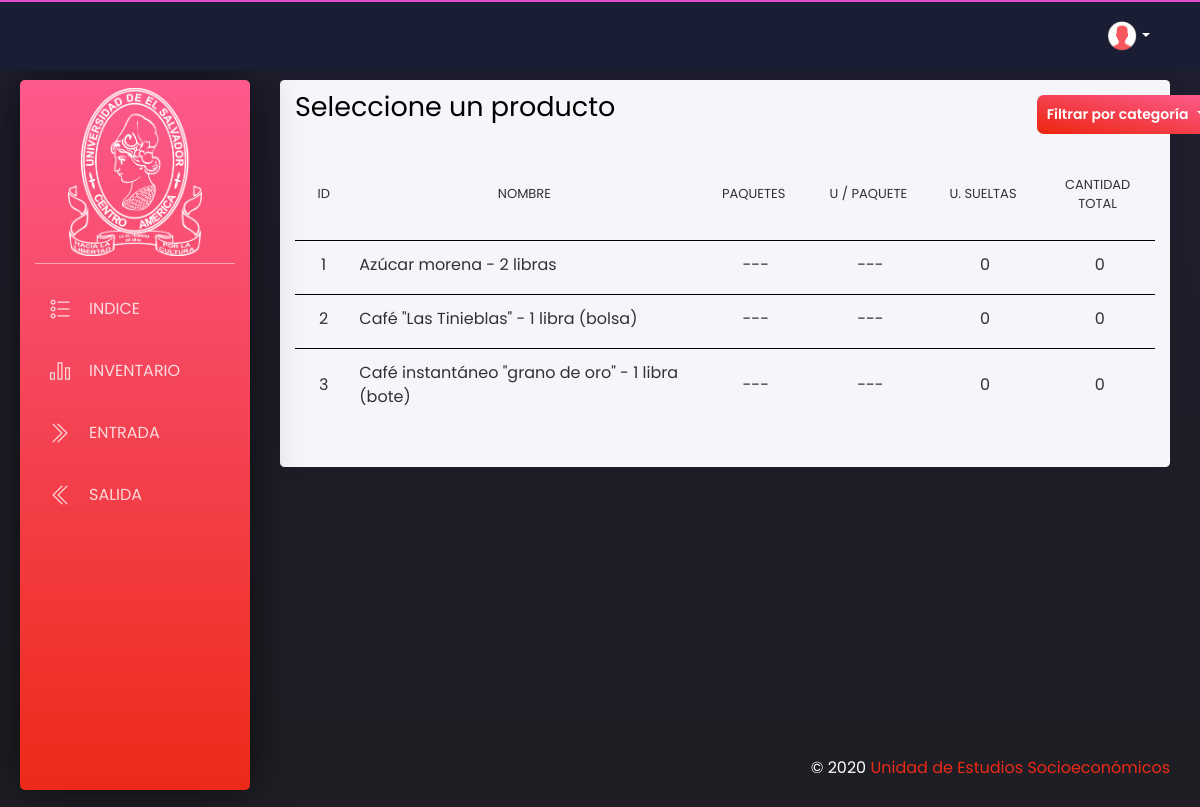
The page /core/productos/0 (signed in) on the database as committed earlier.
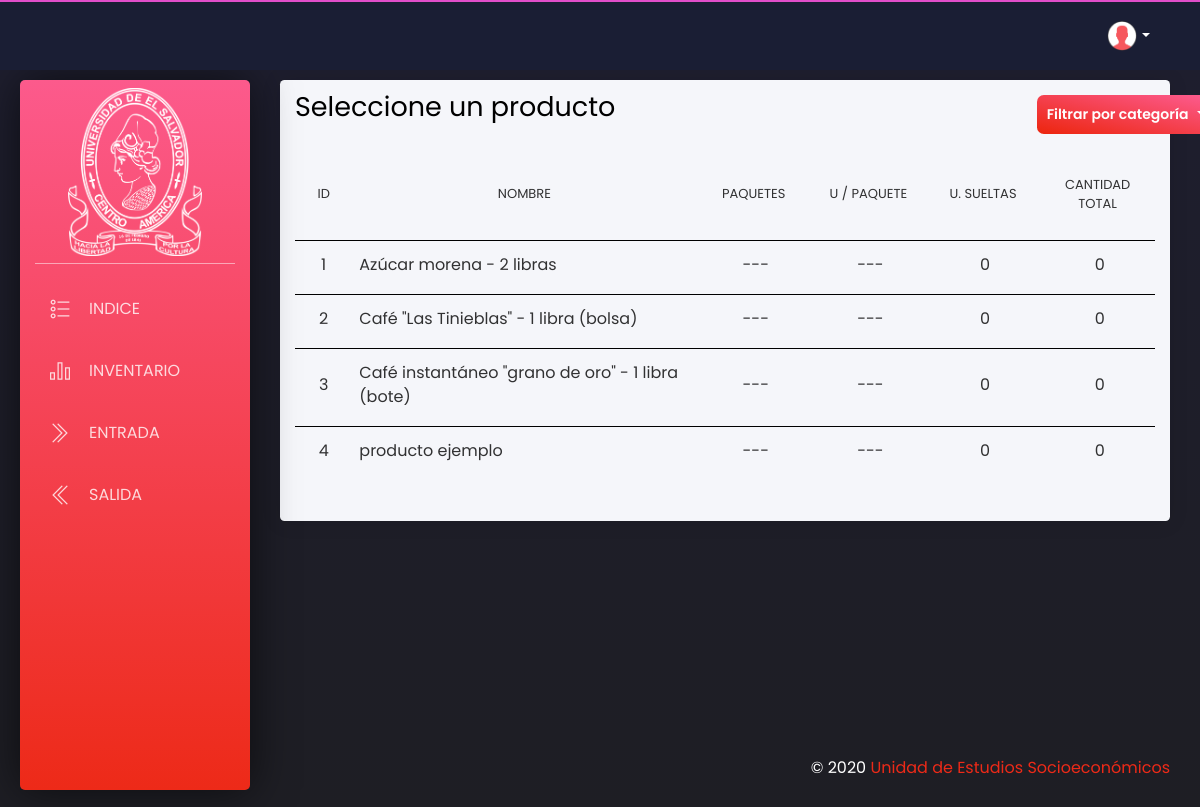
The same page on the database as committed later.
### core/models.py (models this page shows)
class Producto(models.Model):
    id = models.AutoField(primary_key=True)
    nombre = models.CharField(max_length=256, null=False)
    categoria = models.ForeignKey(Categoria, on_delete = models.CASCADE)
    empaquetado = models.BooleanField(default=False)
    paquetes = models.IntegerField(null=True, validators=[MinValueValidator(0)])
    unidadPaquete = models.IntegerField(null=True)
    sueltas = models.IntegerField(default=0, validators=[MinValueValidator(0)])
    existencias = models.IntegerField(default=0, validators=[MinValueValidator(0)])

### core/views.py (the view)
# urls.py: path('productos/<int:categoria>', Productos, name = 'productos'),
@login_required
def Productos(request, categoria):
    filtro = categoria
    categorias = Categoria.objects.all()
    if filtro == 0:
        productos = Producto.objects.all()
    else:
        productos = Producto.objects.filter(categoria = filtro)
    return render(request, 'core/productos.html', {'categorias': categorias, 'productos': productos, 'filtro':filtro})

### core/templates/core/productos.html (shortened to what this page needs)
{% extends 'core/base.html' %}
{% load static %}
{% block content %}
<div class="content">
	<div class="row">
		<div class="col-md-12">
			<div class="card white-content">
				<div class="card-header">
					<div class="row">
						<div class="col-md-10">
							<h2>Seleccione un producto</h2>
						</div>
						<div class="col-md-2">
							<div class="btn-group" role="group">
								<button id="btnGroupDrop1" type="button" class="btn btn-danger btn-lg dropdown-toggle" data-toggle="dropdown" aria-haspopup="true" aria-expanded="false">
									Filtrar por categoría
								</button>
							</div>
						</div>
					</div>
				</div>
				<div class="card-body">
					<div class="table-responsive">
						<table class="table table-resorted" id="">
							<thead class=" text-primary" align = center>
								<th width = "5%">
									<h5>ID</h5>
								</th>
								<th width = "30%">
									<h5>Nombre</h5>
								</th>
								<th width = "10%">
									<h5>Paquetes</h5>
								</th>
								<th width = "10%">
									<h5>U / paquete</h5>
								</th>
								<th width = "10%">
									<h5>U. sueltas</h5>
								</th>
								<th width = "10%">
									<h5>Cantidad total</h5>
								</th>
							</thead>
							<tbody>
								{% for p in productos|dictsort:'categoria.id' %}
								{% if p.empaquetado %}
									<tr id={{p.id}} onMouseOver="ResaltarFila({{p.id}});" onMouseOut="RestablecerFila({{p.id}}, '')" onClick="CrearEnlace('{% url 'core:nuevaentrada' p.id|slugify %}');">
								{% else %}
									<tr id={{p.id}} onMouseOver="ResaltarFila({{p.id}});" onMouseOut="RestablecerFila({{p.id}}, '')" onClick="CrearEnlace('{% url 'core:nuevaentrada2' p.id|slugify %}');">
								{% endif %}
										<td align = center>
											<p><b><font size="3">{{p.id}}</font></b></p>
										</td>
										<td >
											<p><b><font size="3">{{p.nombre}}</font></b></p>
										</td>
										<td align = center>
											{% if p.empaquetado %}
												<p><b><font size="3">&nbsp;{{p.paquetes}}</font></b></p>
											{% else %}
												<p><b><font size="3">&nbsp;---</font></b></p>
											{% endif %}
										</td>
										<td align = center>
											{% if p.empaquetado %}
												<p><b><font size="3">&nbsp;{{p.unidadPaquete}}</font></b></p>
											{% else %}
												<p><b><font size="3">&nbsp;---</font></b></p>
											{% endif %}
										</td>
										<td align = center>
											<p><b><font size="3">&nbsp;{{p.sueltas}}</font></b></p>
										</td>
										<td align = center>
											<p><b><font size="3">&nbsp;{{p.existencias}}</font></b></p>
										</td>
									</tr>
								{% endfor %}
							</tbody>
						</table>
				    </div>
				</div>
			</div>
	    </div>
	</div>
</div>
{% endblock %}

Rows that differ between the two databases and show on the page:
added Producto: id "4", nombre "producto ejemplo", sueltas "0", existencias "0"
